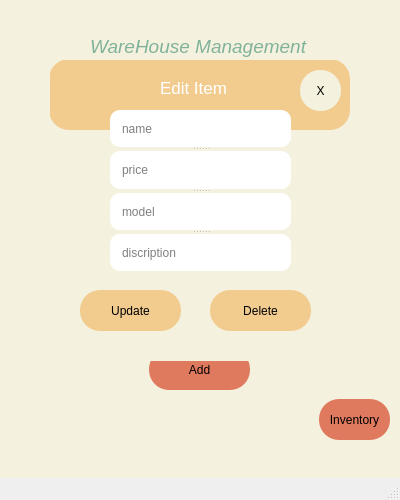
<?xml version="1.0" encoding="UTF-8"?>
<ui version="4.0">
 <class>MainWindow</class>
 <widget class="QMainWindow" name="MainWindow">
  <property name="enabled">
   <bool>true</bool>
  </property>
  <property name="geometry">
   <rect>
    <x>0</x>
    <y>0</y>
    <width>400</width>
    <height>500</height>
   </rect>
  </property>
  <property name="windowTitle">
   <string>MainWindow</string>
  </property>
  <property name="iconSize">
   <size>
    <width>48</width>
    <height>48</height>
   </size>
  </property>
  <widget class="QWidget" name="centralwidget">
   <widget class="QWidget" name="import_main" native="true">
    <property name="enabled">
     <bool>true</bool>
    </property>
    <property name="geometry">
     <rect>
      <x>-1</x>
      <y>-1</y>
      <width>401</width>
      <height>481</height>
     </rect>
    </property>
    <property name="styleSheet">
     <string notr="true">background-color: rgb(244, 241, 222);
</string>
    </property>
    <widget class="QLabel" name="label">
     <property name="geometry">
      <rect>
       <x>91</x>
       <y>22</y>
       <width>221</width>
       <height>51</height>
      </rect>
     </property>
     <property name="font">
      <font>
       <pointsize>14</pointsize>
       <italic>true</italic>
      </font>
     </property>
     <property name="styleSheet">
      <string notr="true">color: rgb(129, 178, 154);</string>
     </property>
     <property name="text">
      <string>WareHouse Management</string>
     </property>
    </widget>
    <widget class="QPushButton" name="importBtn">
     <property name="geometry">
      <rect>
       <x>150</x>
       <y>350</y>
       <width>101</width>
       <height>41</height>
      </rect>
     </property>
     <property name="styleSheet">
      <string notr="true">background-color: #E07A5F;
border-radius : 20px;</string>
     </property>
     <property name="text">
      <string>Add</string>
     </property>
    </widget>
    <widget class="QLabel" name="result_text">
     <property name="geometry">
      <rect>
       <x>160</x>
       <y>410</y>
       <width>91</width>
       <height>16</height>
      </rect>
     </property>
     <property name="text">
      <string/>
     </property>
    </widget>
    <widget class="QPushButton" name="toExport">
     <property name="geometry">
      <rect>
       <x>320</x>
       <y>400</y>
       <width>71</width>
       <height>41</height>
      </rect>
     </property>
     <property name="styleSheet">
      <string notr="true">background-color: #E07A5F;
border-radius : 20px;</string>
     </property>
     <property name="text">
      <string>Inventory</string>
     </property>
    </widget>
    <widget class="QLabel" name="label_3">
     <property name="geometry">
      <rect>
       <x>140</x>
       <y>60</y>
       <width>121</width>
       <height>31</height>
      </rect>
     </property>
     <property name="font">
      <font>
       <pointsize>10</pointsize>
       <italic>false</italic>
      </font>
     </property>
     <property name="styleSheet">
      <string notr="true">color: rgb(129, 178, 154);</string>
     </property>
     <property name="text">
      <string>By Khun Myat Hpone</string>
     </property>
    </widget>
    <widget class="QSplitter" name="splitter">
     <property name="geometry">
      <rect>
       <x>70</x>
       <y>120</y>
       <width>261</width>
       <height>211</height>
      </rect>
     </property>
     <property name="orientation">
      <enum>Qt::Vertical</enum>
     </property>
     <widget class="QLineEdit" name="name">
      <property name="styleSheet">
       <string notr="true">border-radius : 20%;
background-color: rgb(255, 255, 255);
padding : 10px;</string>
      </property>
      <property name="placeholderText">
       <string>Name</string>
      </property>
     </widget>
     <widget class="QLineEdit" name="price">
      <property name="styleSheet">
       <string notr="true">border-radius : 20%;
background-color: rgb(255, 255, 255);
padding : 10px;</string>
      </property>
      <property name="placeholderText">
       <string>Price</string>
      </property>
     </widget>
     <widget class="QLineEdit" name="model">
      <property name="styleSheet">
       <string notr="true">border-radius : 20%;
background-color: rgb(255, 255, 255);
padding : 10px;</string>
      </property>
      <property name="placeholderText">
       <string>Model</string>
      </property>
     </widget>
     <widget class="QLineEdit" name="discription">
      <property name="styleSheet">
       <string notr="true">border-radius : 20%;
background-color: rgb(255, 255, 255);
padding : 10px;</string>
      </property>
      <property name="placeholderText">
       <string>Discription</string>
      </property>
     </widget>
    </widget>
    <zorder>toExport</zorder>
    <zorder>label</zorder>
    <zorder>name</zorder>
    <zorder>price</zorder>
    <zorder>model</zorder>
    <zorder>discription</zorder>
    <zorder>importBtn</zorder>
    <zorder>result_text</zorder>
    <zorder>label_3</zorder>
   </widget>
   <widget class="QWidget" name="export_main" native="true">
    <property name="enabled">
     <bool>true</bool>
    </property>
    <property name="geometry">
     <rect>
      <x>-1</x>
      <y>-1</y>
      <width>411</width>
      <height>471</height>
     </rect>
    </property>
    <property name="font">
     <font>
      <kerning>true</kerning>
     </font>
    </property>
    <property name="styleSheet">
     <string notr="true">background-color: rgb(244, 241, 222);</string>
    </property>
    <widget class="QLabel" name="label_2">
     <property name="geometry">
      <rect>
       <x>130</x>
       <y>30</y>
       <width>141</width>
       <height>41</height>
      </rect>
     </property>
     <property name="font">
      <font>
       <pointsize>12</pointsize>
      </font>
     </property>
     <property name="text">
      <string>Export Management</string>
     </property>
    </widget>
    <widget class="QListWidget" name="listWidget">
     <property name="geometry">
      <rect>
       <x>5</x>
       <y>151</y>
       <width>391</width>
       <height>311</height>
      </rect>
     </property>
     <property name="font">
      <font>
       <family>Candara Light</family>
       <pointsize>14</pointsize>
      </font>
     </property>
     <property name="styleSheet">
      <string notr="true">background-color: rgb(255, 255, 255);
border-radius : 20px
</string>
     </property>
    </widget>
    <widget class="QPushButton" name="back">
     <property name="geometry">
      <rect>
       <x>10</x>
       <y>10</y>
       <width>41</width>
       <height>41</height>
      </rect>
     </property>
     <property name="styleSheet">
      <string notr="true">background-color: #F2CC8F;
border-radius : 20px;</string>
     </property>
     <property name="text">
      <string>↩</string>
     </property>
     <property name="iconSize">
      <size>
       <width>24</width>
       <height>24</height>
      </size>
     </property>
    </widget>
    <widget class="QLineEdit" name="searchbox">
     <property name="geometry">
      <rect>
       <x>70</x>
       <y>80</y>
       <width>191</width>
       <height>41</height>
      </rect>
     </property>
     <property name="styleSheet">
      <string notr="true">background-color: rgb(255, 255, 255);
border-radius : 20px;

</string>
     </property>
     <property name="placeholderText">
      <string>Search With Model Name</string>
     </property>
    </widget>
    <widget class="QSplitter" name="splitter_2">
     <property name="geometry">
      <rect>
       <x>270</x>
       <y>80</y>
       <width>91</width>
       <height>41</height>
      </rect>
     </property>
     <property name="orientation">
      <enum>Qt::Horizontal</enum>
     </property>
     <widget class="QPushButton" name="find">
      <property name="styleSheet">
       <string notr="true">background-color: #E07A5F;
border-radius : 20px;</string>
      </property>
      <property name="text">
       <string>⌕</string>
      </property>
     </widget>
     <widget class="QPushButton" name="reload">
      <property name="styleSheet">
       <string notr="true">background-color: #E07A5F;
border-radius : 20px;</string>
      </property>
      <property name="text">
       <string>↻</string>
      </property>
     </widget>
    </widget>
   </widget>
   <widget class="QWidget" name="edit_box" native="true">
    <property name="geometry">
     <rect>
      <x>50</x>
      <y>60</y>
      <width>301</width>
      <height>301</height>
     </rect>
    </property>
    <property name="styleSheet">
     <string notr="true">background-color: rgb(244, 241, 222);
border-radius : 20px;

</string>
    </property>
    <widget class="QPushButton" name="update">
     <property name="geometry">
      <rect>
       <x>30</x>
       <y>230</y>
       <width>101</width>
       <height>41</height>
      </rect>
     </property>
     <property name="styleSheet">
      <string notr="true">background-color: #F2CC8F;
border-radius : 20px;</string>
     </property>
     <property name="text">
      <string>Update</string>
     </property>
    </widget>
    <widget class="QPushButton" name="delete_btn">
     <property name="geometry">
      <rect>
       <x>160</x>
       <y>230</y>
       <width>101</width>
       <height>41</height>
      </rect>
     </property>
     <property name="styleSheet">
      <string notr="true">background-color: #F2CC8F;
border-radius : 20px;</string>
     </property>
     <property name="text">
      <string>Delete</string>
     </property>
    </widget>
    <widget class="QLabel" name="uitem_label">
     <property name="geometry">
      <rect>
       <x>110</x>
       <y>20</y>
       <width>121</width>
       <height>16</height>
      </rect>
     </property>
     <property name="font">
      <font>
       <pointsize>13</pointsize>
      </font>
     </property>
     <property name="styleSheet">
      <string notr="true">background-color: rgb(242, 204, 143);
color : rgb(255, 255, 255);</string>
     </property>
     <property name="text">
      <string>Edit Item</string>
     </property>
    </widget>
    <widget class="QPushButton" name="close_box">
     <property name="geometry">
      <rect>
       <x>250</x>
       <y>10</y>
       <width>41</width>
       <height>41</height>
      </rect>
     </property>
     <property name="styleSheet">
      <string notr="true">
border-radius : 20px;</string>
     </property>
     <property name="text">
      <string>X</string>
     </property>
    </widget>
    <widget class="QLabel" name="uResult">
     <property name="geometry">
      <rect>
       <x>90</x>
       <y>210</y>
       <width>151</width>
       <height>16</height>
      </rect>
     </property>
     <property name="font">
      <font>
       <pointsize>10</pointsize>
      </font>
     </property>
     <property name="text">
      <string/>
     </property>
    </widget>
    <widget class="QWidget" name="widget" native="true">
     <property name="geometry">
      <rect>
       <x>-1</x>
       <y>-1</y>
       <width>301</width>
       <height>71</height>
      </rect>
     </property>
     <property name="styleSheet">
      <string notr="true">background-color: rgb(242, 204, 143);
</string>
     </property>
    </widget>
    <widget class="QSplitter" name="splitter_3">
     <property name="geometry">
      <rect>
       <x>60</x>
       <y>50</y>
       <width>181</width>
       <height>161</height>
      </rect>
     </property>
     <property name="orientation">
      <enum>Qt::Vertical</enum>
     </property>
     <widget class="QLineEdit" name="uname">
      <property name="styleSheet">
       <string notr="true">background-color: rgb(255, 255, 255);
padding : 10px;
border-radius : 10px;</string>
      </property>
      <property name="placeholderText">
       <string>name</string>
      </property>
     </widget>
     <widget class="QLineEdit" name="uprice">
      <property name="styleSheet">
       <string notr="true">background-color: rgb(255, 255, 255);
padding : 10px;
border-radius : 10px;</string>
      </property>
      <property name="placeholderText">
       <string>price</string>
      </property>
     </widget>
     <widget class="QLineEdit" name="umodel">
      <property name="styleSheet">
       <string notr="true">background-color: rgb(255, 255, 255);
padding : 10px;
border-radius : 10px;</string>
      </property>
      <property name="placeholderText">
       <string>model</string>
      </property>
     </widget>
     <widget class="QLineEdit" name="udisc">
      <property name="styleSheet">
       <string notr="true">background-color: rgb(255, 255, 255);
padding : 10px;
border-radius : 10px;</string>
      </property>
      <property name="placeholderText">
       <string>discription</string>
      </property>
     </widget>
    </widget>
    <zorder>widget</zorder>
    <zorder>update</zorder>
    <zorder>delete_btn</zorder>
    <zorder>uResult</zorder>
    <zorder>splitter_3</zorder>
    <zorder>uitem_label</zorder>
    <zorder>close_box</zorder>
   </widget>
   <zorder>export_main</zorder>
   <zorder>import_main</zorder>
   <zorder>edit_box</zorder>
  </widget>
  <widget class="QMenuBar" name="menubar">
   <property name="geometry">
    <rect>
     <x>0</x>
     <y>0</y>
     <width>400</width>
     <height>26</height>
    </rect>
   </property>
  </widget>
  <widget class="QStatusBar" name="statusbar"/>
 </widget>
 <resources/>
 <connections/>
</ui>
